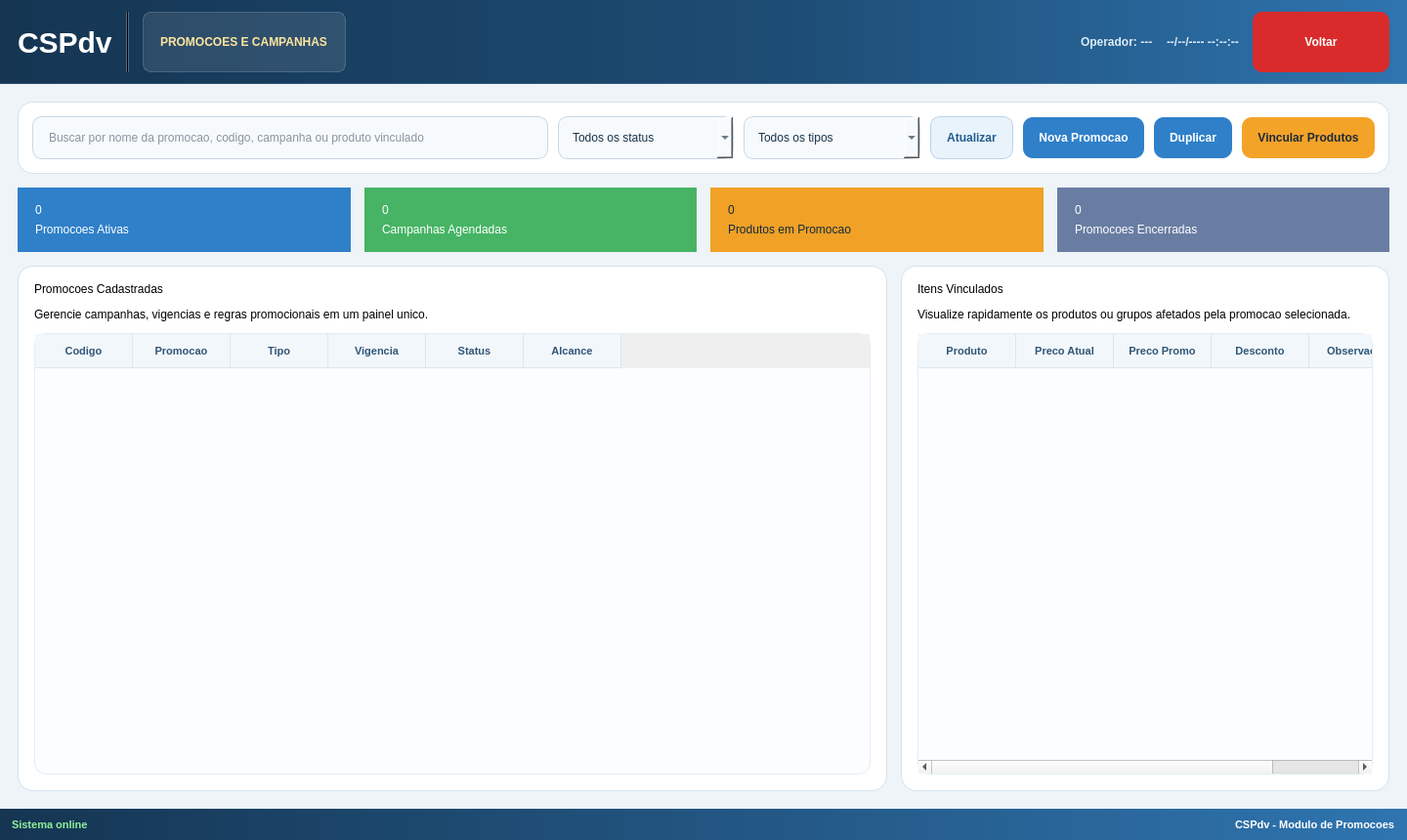
<?xml version="1.0" encoding="UTF-8"?>
<ui version="4.0">
 <class>PainelPromocoes</class>
 <widget class="QMainWindow" name="PainelPromocoes">
  <property name="geometry">
   <rect>
    <x>0</x>
    <y>0</y>
    <width>1440</width>
    <height>860</height>
   </rect>
  </property>
  <property name="minimumSize">
   <size>
    <width>1320</width>
    <height>820</height>
   </size>
  </property>
  <property name="windowTitle">
   <string>CSPdv - Promocoes</string>
  </property>
  <widget class="QWidget" name="centralWidget">
   <property name="styleSheet">
    <string notr="true">QWidget#centralWidget {
    background-color: #eef4f8;
    color: #18324a;
    font-family: &quot;Segoe UI&quot;;
}
QFrame#frameHeader {
    background: qlineargradient(x1:0,y1:0,x2:1,y2:0, stop:0 #153552, stop:0.55 #1d4c74, stop:1 #2f75b0);
    border-bottom: 1px solid rgba(255,255,255,28);
}
QLabel#lblLogo {
    color: white;
    font-size: 30px;
    font-weight: 800;
}
QLabel#lblModulo {
    color: #ffe59d;
    font-size: 12px;
    font-weight: 700;
    padding: 8px 14px;
    border-radius: 8px;
    background-color: rgba(255,255,255,0.10);
    border: 1px solid rgba(255,255,255,0.18);
}
QLabel#lblOperadorInfo, QLabel#lblDataHora {
    color: #dbeaf7;
    font-size: 12px;
    font-weight: 600;
}
QPushButton#btnVoltarSelecao {
    background-color: #d92b2b;
    color: white;
    border: none;
    border-radius: 10px;
    padding: 10px 24px;
    font-size: 12px;
    font-weight: 700;
}
QPushButton#btnVoltarSelecao:hover {
    background-color: #c11f1f;
}
QFrame#toolbarCard, QFrame#framePromocoes, QFrame#frameAgenda {
    background-color: white;
    border: 1px solid #d6e2ec;
    border-radius: 16px;
}
QLineEdit, QComboBox {
    min-height: 42px;
    background-color: #f7fafc;
    border: 1px solid #c8d7e6;
    border-radius: 10px;
    padding: 0 14px;
    font-size: 12px;
    color: #18324a;
}
QLineEdit:focus, QComboBox:focus {
    border: 2px solid #3a8ad3;
    background-color: white;
}
QPushButton {
    min-height: 42px;
    border: none;
    border-radius: 10px;
    padding: 0 16px;
    font-size: 12px;
    font-weight: 700;
}
QPushButton#btnAtualizar {
    background-color: #e9f3fb;
    color: #205d8f;
    border: 1px solid #b8d3ea;
}
QPushButton#btnAtualizar:hover {
    background-color: #d8ebfa;
}
QPushButton#btnNovaPromocao, QPushButton#btnDuplicarPromocao {
    background-color: #2f80c9;
    color: white;
}
QPushButton#btnNovaPromocao:hover, QPushButton#btnDuplicarPromocao:hover {
    background-color: #276faa;
}
QPushButton#btnVincularProdutos {
    background-color: #f4a329;
    color: #1f2a36;
}
QPushButton#btnVincularProdutos:hover {
    background-color: #e19215;
}
QFrame[metricCard=&quot;true&quot;] {
    border-radius: 16px;
    border: 1px solid rgba(0,0,0,0.04);
}
QLabel[metricValue=&quot;true&quot;] {
    font-size: 34px;
    font-weight: 800;
}
QLabel[metricTitle=&quot;true&quot;] {
    font-size: 12px;
    font-weight: 600;
}
QLabel[sectionTitle=&quot;true&quot;] {
    font-size: 14px;
    font-weight: 800;
    color: #153552;
    background-color: transparent;
}
QLabel[sectionHint=&quot;true&quot;] {
    font-size: 11px;
    color: #65829b;
    background-color: transparent;
}
QTableWidget {
    background-color: #fbfdff;
    border: 1px solid #e3edf4;
    border-radius: 12px;
    gridline-color: #e6eef5;
    font-size: 12px;
    color: #18324a;
    selection-background-color: #d9ecfb;
    selection-color: #153552;
}
QHeaderView::section {
    background-color: #f2f7fb;
    color: #315676;
    font-size: 11px;
    font-weight: 700;
    border: none;
    border-right: 1px solid #dce7ef;
    border-bottom: 1px solid #dce7ef;
    padding: 8px 8px;
}
QFrame#frameStatusBar {
    background: qlineargradient(x1:0,y1:0,x2:1,y2:0, stop:0 #153552, stop:1 #2f75b0);
}
QLabel#lblStatusSistema {
    color: #8ff09a;
    font-size: 11px;
    font-weight: 700;
}
QLabel#lblStatusBar {
    color: white;
    font-size: 11px;
    font-weight: 600;
}</string>
   </property>
   <layout class="QVBoxLayout" name="mainVLayout">
    <property name="spacing">
     <number>0</number>
    </property>
    <property name="leftMargin">
     <number>0</number>
    </property>
    <property name="topMargin">
     <number>0</number>
    </property>
    <property name="rightMargin">
     <number>0</number>
    </property>
    <property name="bottomMargin">
     <number>0</number>
    </property>
    <item>
     <widget class="QFrame" name="frameHeader">
      <layout class="QHBoxLayout" name="headerHLayout">
       <property name="leftMargin">
        <number>18</number>
       </property>
       <property name="topMargin">
        <number>12</number>
       </property>
       <property name="rightMargin">
        <number>18</number>
       </property>
       <property name="bottomMargin">
        <number>12</number>
       </property>
       <property name="spacing">
        <number>14</number>
       </property>
       <item>
        <widget class="QLabel" name="lblLogo">
         <property name="text">
          <string>CSPdv</string>
         </property>
        </widget>
       </item>
       <item>
        <widget class="QFrame" name="frameSepHeader">
         <property name="frameShape">
          <enum>QFrame::VLine</enum>
         </property>
         <property name="styleSheet">
          <string notr="true">background-color: rgba(255,255,255,0.25);</string>
         </property>
        </widget>
       </item>
       <item>
        <widget class="QLabel" name="lblModulo">
         <property name="text">
          <string>PROMOCOES E CAMPANHAS</string>
         </property>
        </widget>
       </item>
       <item>
        <spacer name="horizontalSpacer">
         <property name="orientation">
          <enum>Qt::Horizontal</enum>
         </property>
         <property name="sizeHint" stdset="0">
          <size>
           <width>40</width>
           <height>20</height>
          </size>
         </property>
        </spacer>
       </item>
       <item>
        <widget class="QLabel" name="lblOperadorInfo">
         <property name="text">
          <string>Operador: ---</string>
         </property>
        </widget>
       </item>
       <item>
        <widget class="QLabel" name="lblDataHora">
         <property name="text">
          <string>--/--/---- --:--:--</string>
         </property>
        </widget>
       </item>
       <item>
        <widget class="QPushButton" name="btnVoltarSelecao">
         <property name="minimumSize">
          <size>
           <width>140</width>
           <height>42</height>
          </size>
         </property>
         <property name="text">
          <string>Voltar</string>
         </property>
        </widget>
       </item>
      </layout>
     </widget>
    </item>
    <item>
     <widget class="QWidget" name="contentWrap">
      <layout class="QVBoxLayout" name="contentWrapLayout">
       <property name="spacing">
        <number>14</number>
       </property>
       <property name="leftMargin">
        <number>18</number>
       </property>
       <property name="topMargin">
        <number>18</number>
       </property>
       <property name="rightMargin">
        <number>18</number>
       </property>
       <property name="bottomMargin">
        <number>18</number>
       </property>
       <item>
        <widget class="QFrame" name="toolbarCard">
         <layout class="QHBoxLayout" name="toolbarLayout">
          <property name="leftMargin">
           <number>14</number>
          </property>
          <property name="topMargin">
           <number>14</number>
          </property>
          <property name="rightMargin">
           <number>14</number>
          </property>
          <property name="bottomMargin">
           <number>14</number>
          </property>
          <property name="spacing">
           <number>10</number>
          </property>
          <item>
           <widget class="QLineEdit" name="txtBuscaPromocao">
            <property name="minimumSize">
             <size>
              <width>420</width>
              <height>0</height>
             </size>
            </property>
            <property name="placeholderText">
             <string>Buscar por nome da promocao, codigo, campanha ou produto vinculado</string>
            </property>
           </widget>
          </item>
          <item>
           <widget class="QComboBox" name="cmbStatusFiltro">
            <property name="minimumSize">
             <size>
              <width>180</width>
              <height>0</height>
             </size>
            </property>
            <item>
             <property name="text">
              <string>Todos os status</string>
             </property>
            </item>
            <item>
             <property name="text">
              <string>Ativas</string>
             </property>
            </item>
            <item>
             <property name="text">
              <string>Agendadas</string>
             </property>
            </item>
            <item>
             <property name="text">
              <string>Encerradas</string>
             </property>
            </item>
           </widget>
          </item>
          <item>
           <widget class="QComboBox" name="cmbTipoFiltro">
            <property name="minimumSize">
             <size>
              <width>180</width>
              <height>0</height>
             </size>
            </property>
            <item>
             <property name="text">
              <string>Todos os tipos</string>
             </property>
            </item>
            <item>
             <property name="text">
              <string>Desconto por percentual</string>
             </property>
            </item>
            <item>
             <property name="text">
              <string>Desconto por valor</string>
             </property>
            </item>
            <item>
             <property name="text">
              <string>Preco promocional</string>
             </property>
            </item>
           </widget>
          </item>
          <item>
           <widget class="QPushButton" name="btnAtualizar">
            <property name="text">
             <string>Atualizar</string>
            </property>
           </widget>
          </item>
          <item>
           <widget class="QPushButton" name="btnNovaPromocao">
            <property name="text">
             <string>Nova Promocao</string>
            </property>
           </widget>
          </item>
          <item>
           <widget class="QPushButton" name="btnDuplicarPromocao">
            <property name="text">
             <string>Duplicar</string>
            </property>
           </widget>
          </item>
          <item>
           <widget class="QPushButton" name="btnVincularProdutos">
            <property name="text">
             <string>Vincular Produtos</string>
            </property>
           </widget>
          </item>
         </layout>
        </widget>
       </item>
       <item>
        <layout class="QHBoxLayout" name="cardsLayout">
         <property name="spacing">
          <number>14</number>
         </property>
         <item>
          <widget class="QFrame" name="cardPromocoesAtivas">
           <property name="metricCard" stdset="0">
            <string>true</string>
           </property>
           <property name="styleSheet">
            <string notr="true">QFrame#cardPromocoesAtivas { background-color: #2f80c9; }
QLabel { color: white; background-color: transparent; }
QLabel[metricTitle=&quot;true&quot;] { color: #dceeff; }</string>
           </property>
           <layout class="QVBoxLayout" name="verticalLayout_2">
            <property name="leftMargin">
             <number>18</number>
            </property>
            <property name="topMargin">
             <number>16</number>
            </property>
            <property name="rightMargin">
             <number>18</number>
            </property>
            <property name="bottomMargin">
             <number>16</number>
            </property>
            <item>
             <widget class="QLabel" name="lblPromocoesAtivasValor">
              <property name="metricValue" stdset="0">
               <string>true</string>
              </property>
              <property name="text">
               <string>0</string>
              </property>
             </widget>
            </item>
            <item>
             <widget class="QLabel" name="lblPromocoesAtivasTitulo">
              <property name="metricTitle" stdset="0">
               <string>true</string>
              </property>
              <property name="text">
               <string>Promocoes Ativas</string>
              </property>
             </widget>
            </item>
           </layout>
          </widget>
         </item>
         <item>
          <widget class="QFrame" name="cardAgendadas">
           <property name="metricCard" stdset="0">
            <string>true</string>
           </property>
           <property name="styleSheet">
            <string notr="true">QFrame#cardAgendadas { background-color: #46b464; }
QLabel { color: white; background-color: transparent; }
QLabel[metricTitle=&quot;true&quot;] { color: #dff7e6; }</string>
           </property>
           <layout class="QVBoxLayout" name="verticalLayout_3">
            <property name="leftMargin">
             <number>18</number>
            </property>
            <property name="topMargin">
             <number>16</number>
            </property>
            <property name="rightMargin">
             <number>18</number>
            </property>
            <property name="bottomMargin">
             <number>16</number>
            </property>
            <item>
             <widget class="QLabel" name="lblAgendadasValor">
              <property name="metricValue" stdset="0">
               <string>true</string>
              </property>
              <property name="text">
               <string>0</string>
              </property>
             </widget>
            </item>
            <item>
             <widget class="QLabel" name="lblAgendadasTitulo">
              <property name="metricTitle" stdset="0">
               <string>true</string>
              </property>
              <property name="text">
               <string>Campanhas Agendadas</string>
              </property>
             </widget>
            </item>
           </layout>
          </widget>
         </item>
         <item>
          <widget class="QFrame" name="cardProdutosPromocao">
           <property name="metricCard" stdset="0">
            <string>true</string>
           </property>
           <property name="styleSheet">
            <string notr="true">QFrame#cardProdutosPromocao { background-color: #f0a126; }
QLabel { color: #13283d; background-color: transparent; }
QLabel[metricTitle=&quot;true&quot;] { color: #5b4312; }</string>
           </property>
           <layout class="QVBoxLayout" name="verticalLayout_4">
            <property name="leftMargin">
             <number>18</number>
            </property>
            <property name="topMargin">
             <number>16</number>
            </property>
            <property name="rightMargin">
             <number>18</number>
            </property>
            <property name="bottomMargin">
             <number>16</number>
            </property>
            <item>
             <widget class="QLabel" name="lblProdutosPromocaoValor">
              <property name="metricValue" stdset="0">
               <string>true</string>
              </property>
              <property name="text">
               <string>0</string>
              </property>
             </widget>
            </item>
            <item>
             <widget class="QLabel" name="lblProdutosPromocaoTitulo">
              <property name="metricTitle" stdset="0">
               <string>true</string>
              </property>
              <property name="text">
               <string>Produtos em Promocao</string>
              </property>
             </widget>
            </item>
           </layout>
          </widget>
         </item>
         <item>
          <widget class="QFrame" name="cardEncerradas">
           <property name="metricCard" stdset="0">
            <string>true</string>
           </property>
           <property name="styleSheet">
            <string notr="true">QFrame#cardEncerradas { background-color: #697da3; }
QLabel { color: white; background-color: transparent; }
QLabel[metricTitle=&quot;true&quot;] { color: #e0e6f5; }</string>
           </property>
           <layout class="QVBoxLayout" name="verticalLayout_5">
            <property name="leftMargin">
             <number>18</number>
            </property>
            <property name="topMargin">
             <number>16</number>
            </property>
            <property name="rightMargin">
             <number>18</number>
            </property>
            <property name="bottomMargin">
             <number>16</number>
            </property>
            <item>
             <widget class="QLabel" name="lblEncerradasValor">
              <property name="metricValue" stdset="0">
               <string>true</string>
              </property>
              <property name="text">
               <string>0</string>
              </property>
             </widget>
            </item>
            <item>
             <widget class="QLabel" name="lblEncerradasTitulo">
              <property name="metricTitle" stdset="0">
               <string>true</string>
              </property>
              <property name="text">
               <string>Promocoes Encerradas</string>
              </property>
             </widget>
            </item>
           </layout>
          </widget>
         </item>
        </layout>
       </item>
       <item>
        <layout class="QHBoxLayout" name="mainGridLayout">
         <property name="spacing">
          <number>14</number>
         </property>
         <item>
          <widget class="QFrame" name="framePromocoes">
           <layout class="QVBoxLayout" name="framePromocoesLayout">
            <property name="leftMargin">
             <number>16</number>
            </property>
            <property name="topMargin">
             <number>16</number>
            </property>
            <property name="rightMargin">
             <number>16</number>
            </property>
            <property name="bottomMargin">
             <number>16</number>
            </property>
            <property name="spacing">
             <number>12</number>
            </property>
            <item>
             <widget class="QLabel" name="lblPromocoesSection">
              <property name="sectionTitle" stdset="0">
               <string>true</string>
              </property>
              <property name="text">
               <string>Promocoes Cadastradas</string>
              </property>
             </widget>
            </item>
            <item>
             <widget class="QLabel" name="lblPromocoesHint">
              <property name="sectionHint" stdset="0">
               <string>true</string>
              </property>
              <property name="text">
               <string>Gerencie campanhas, vigencias e regras promocionais em um painel unico.</string>
              </property>
             </widget>
            </item>
            <item>
             <widget class="QTableWidget" name="tablePromocoes">
              <property name="alternatingRowColors">
               <bool>true</bool>
              </property>
              <property name="selectionBehavior">
               <enum>QAbstractItemView::SelectRows</enum>
              </property>
              <property name="editTriggers">
               <set>QAbstractItemView::NoEditTriggers</set>
              </property>
              <column>
               <property name="text">
                <string>Codigo</string>
               </property>
              </column>
              <column>
               <property name="text">
                <string>Promocao</string>
               </property>
              </column>
              <column>
               <property name="text">
                <string>Tipo</string>
               </property>
              </column>
              <column>
               <property name="text">
                <string>Vigencia</string>
               </property>
              </column>
              <column>
               <property name="text">
                <string>Status</string>
               </property>
              </column>
              <column>
               <property name="text">
                <string>Alcance</string>
               </property>
              </column>
             </widget>
            </item>
           </layout>
          </widget>
         </item>
         <item>
          <widget class="QFrame" name="frameAgenda">
           <property name="minimumSize">
            <size>
             <width>430</width>
             <height>0</height>
            </size>
           </property>
           <property name="maximumSize">
            <size>
             <width>500</width>
             <height>16777215</height>
            </size>
           </property>
           <layout class="QVBoxLayout" name="frameAgendaLayout">
            <property name="leftMargin">
             <number>16</number>
            </property>
            <property name="topMargin">
             <number>16</number>
            </property>
            <property name="rightMargin">
             <number>16</number>
            </property>
            <property name="bottomMargin">
             <number>16</number>
            </property>
            <property name="spacing">
             <number>12</number>
            </property>
            <item>
             <widget class="QLabel" name="lblAgendaSection">
              <property name="sectionTitle" stdset="0">
               <string>true</string>
              </property>
              <property name="text">
               <string>Itens Vinculados</string>
              </property>
             </widget>
            </item>
            <item>
             <widget class="QLabel" name="lblAgendaHint">
              <property name="sectionHint" stdset="0">
               <string>true</string>
              </property>
              <property name="text">
               <string>Visualize rapidamente os produtos ou grupos afetados pela promocao selecionada.</string>
              </property>
             </widget>
            </item>
            <item>
             <widget class="QTableWidget" name="tableItensPromocao">
              <property name="alternatingRowColors">
               <bool>true</bool>
              </property>
              <property name="selectionBehavior">
               <enum>QAbstractItemView::SelectRows</enum>
              </property>
              <property name="editTriggers">
               <set>QAbstractItemView::NoEditTriggers</set>
              </property>
              <column>
               <property name="text">
                <string>Produto</string>
               </property>
              </column>
              <column>
               <property name="text">
                <string>Preco Atual</string>
               </property>
              </column>
              <column>
               <property name="text">
                <string>Preco Promo</string>
               </property>
              </column>
              <column>
               <property name="text">
                <string>Desconto</string>
               </property>
              </column>
              <column>
               <property name="text">
                <string>Observacao</string>
               </property>
              </column>
             </widget>
            </item>
           </layout>
          </widget>
         </item>
        </layout>
       </item>
      </layout>
     </widget>
    </item>
    <item>
     <widget class="QFrame" name="frameStatusBar">
      <property name="minimumSize">
       <size>
        <width>0</width>
        <height>32</height>
       </size>
      </property>
      <layout class="QHBoxLayout" name="statusLayout">
       <property name="leftMargin">
        <number>12</number>
       </property>
       <property name="topMargin">
        <number>0</number>
       </property>
       <property name="rightMargin">
        <number>12</number>
       </property>
       <property name="bottomMargin">
        <number>0</number>
       </property>
       <item>
        <widget class="QLabel" name="lblStatusSistema">
         <property name="text">
          <string>Sistema online</string>
         </property>
        </widget>
       </item>
       <item>
        <spacer name="horizontalSpacer_2">
         <property name="orientation">
          <enum>Qt::Horizontal</enum>
         </property>
         <property name="sizeHint" stdset="0">
          <size>
           <width>40</width>
           <height>20</height>
          </size>
         </property>
        </spacer>
       </item>
       <item>
        <widget class="QLabel" name="lblStatusBar">
         <property name="text">
          <string>CSPdv - Modulo de Promocoes</string>
         </property>
        </widget>
       </item>
      </layout>
     </widget>
    </item>
   </layout>
  </widget>
 </widget>
 <resources/>
 <connections/>
</ui>
